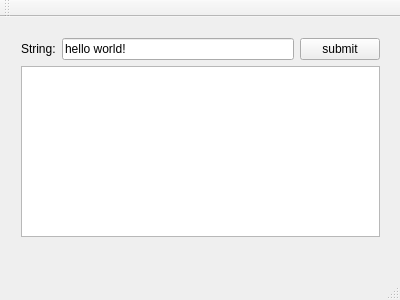
<?xml version="1.0" encoding="UTF-8"?>
<ui version="4.0">
 <class>Twit4v::MainWindow</class>
 <widget class="QMainWindow" name="Twit4v::MainWindow">
  <property name="geometry">
   <rect>
    <x>0</x>
    <y>0</y>
    <width>400</width>
    <height>300</height>
   </rect>
  </property>
  <property name="windowTitle">
   <string>MainWindow</string>
  </property>
  <widget class="QWidget" name="centralWidget">
   <widget class="QWidget" name="layoutWidget">
    <property name="geometry">
     <rect>
      <x>10</x>
      <y>10</y>
      <width>381</width>
      <height>221</height>
     </rect>
    </property>
    <layout class="QVBoxLayout" name="verticalLayout">
     <item>
      <layout class="QHBoxLayout" name="horizontalLayout">
       <item>
        <widget class="QLabel" name="label">
         <property name="text">
          <string>String:</string>
         </property>
        </widget>
       </item>
       <item>
        <widget class="QLineEdit" name="lineEdit">
         <property name="text">
          <string>hello world!</string>
         </property>
        </widget>
       </item>
       <item>
        <widget class="QPushButton" name="submitButton">
         <property name="text">
          <string>submit</string>
         </property>
        </widget>
       </item>
      </layout>
     </item>
     <item>
      <widget class="QTextEdit" name="textEdit"/>
     </item>
    </layout>
   </widget>
  </widget>
  <widget class="QMenuBar" name="menuBar">
   <property name="geometry">
    <rect>
     <x>0</x>
     <y>0</y>
     <width>400</width>
     <height>22</height>
    </rect>
   </property>
  </widget>
  <widget class="QToolBar" name="mainToolBar">
   <attribute name="toolBarArea">
    <enum>TopToolBarArea</enum>
   </attribute>
   <attribute name="toolBarBreak">
    <bool>false</bool>
   </attribute>
  </widget>
  <widget class="QStatusBar" name="statusBar"/>
 </widget>
 <layoutdefault spacing="6" margin="11"/>
 <resources/>
 <connections/>
</ui>
